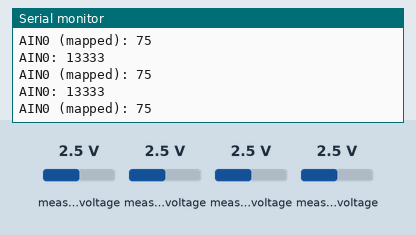
This sketch was run on a simulated ESP32. Shown: the last lines printed to the serial monitor. Inputs (shaded band) come from the test bench; at power-on: measured voltage 2.5 V.

Above: at 1.2 s.
1.3 s: measured voltage (sensor 200) set to 0.1 V
At 1.54 s:
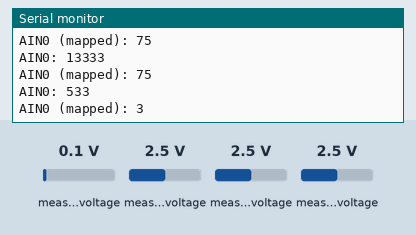
2.8 s: measured voltage (sensor 200) set to 1.2 V
At 2.88 s:
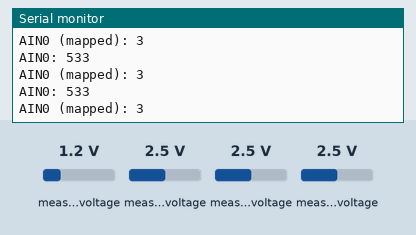
Timing chart, 0 to 5.8 s (numbered marks = the images above; inputs shaded):
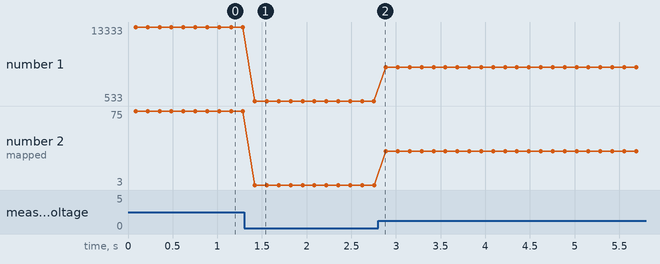

The sketch:

analog_input_external_adc_esp32.ino.ino
```cpp
#include <Wire.h>
#include <Adafruit_ADS1015.h>

Adafruit_ADS1115 ads;  /* Use this for the 16-bit version */
//Adafruit_ADS1015 ads;     /* Use this for the 12-bit version */

void setup(void)
{
  Serial.begin(9600);
  Serial.println("Hello!");

  Serial.println("Getting single-ended readings from AIN0..3");
  Serial.println("ADC Range: +/- 6.144V (1 bit = 3mV/ADS1015, 0.1875mV/ADS1115)");

  // The ADC input range (or gain) can be changed via the following
  // functions, but be careful never to exceed VDD +0.3V max, or to
  // exceed the upper and lower limits if you adjust the input range!
  // Setting these values incorrectly may destroy your ADC!
  //                                                                ADS1015  ADS1115
  //                                                                -------  -------
  // ads.setGain(GAIN_TWOTHIRDS);  // 2/3x gain +/- 6.144V  1 bit = 3mV      0.1875mV (default)
  // ads.setGain(GAIN_ONE);        // 1x gain   +/- 4.096V  1 bit = 2mV      0.125mV
  // ads.setGain(GAIN_TWO);        // 2x gain   +/- 2.048V  1 bit = 1mV      0.0625mV
  // ads.setGain(GAIN_FOUR);       // 4x gain   +/- 1.024V  1 bit = 0.5mV    0.03125mV
  // ads.setGain(GAIN_EIGHT);      // 8x gain   +/- 0.512V  1 bit = 0.25mV   0.015625mV
  // ads.setGain(GAIN_SIXTEEN);    // 16x gain  +/- 0.256V  1 bit = 0.125mV  0.0078125mV

  ads.begin();
}

void loop(void)
{
  int16_t adc0, adc1, adc2, adc3;

  adc0 = ads.readADC_SingleEnded(0);
  adc1 = ads.readADC_SingleEnded(1);
  adc2 = ads.readADC_SingleEnded(2);
  adc3 = ads.readADC_SingleEnded(3);

  Serial.print("AIN0: "); Serial.println(adc0);
  adc0 = map(adc0, 0, 17560, 0, 100);
  Serial.print("AIN0 (mapped): "); Serial.println(adc0);
  //Serial.print("AIN1: "); Serial.println(adc1);
  //Serial.println(" ");

  delay(100);
}
```

Measured:
- after the input at 1.3 s, the serial monitor: prints a new line after 0.12 s (image 1)
- plotted number 1: 13333 → 533 after the input at 1.3 s, 533 → 6400 after the input at 2.8 s
- plotted number 2: 3 → 36 after the input at 2.8 s
